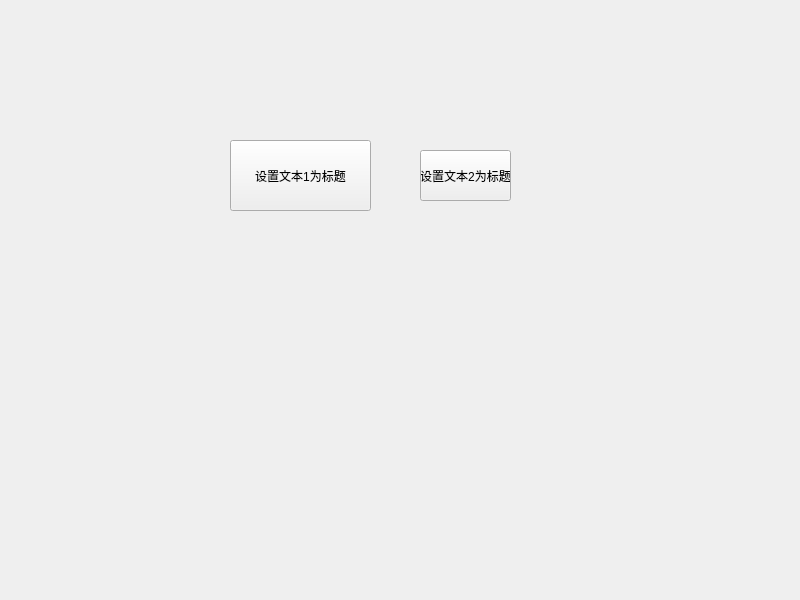
<?xml version="1.0" encoding="UTF-8"?>
<ui version="4.0">
 <class>Widget</class>
 <widget class="QWidget" name="Widget">
  <property name="geometry">
   <rect>
    <x>0</x>
    <y>0</y>
    <width>800</width>
    <height>600</height>
   </rect>
  </property>
  <property name="windowTitle">
   <string>Widget</string>
  </property>
  <widget class="QPushButton" name="pushButton">
   <property name="geometry">
    <rect>
     <x>230</x>
     <y>140</y>
     <width>141</width>
     <height>71</height>
    </rect>
   </property>
   <property name="text">
    <string>设置文本1为标题</string>
   </property>
  </widget>
  <widget class="QPushButton" name="pushButton_2">
   <property name="geometry">
    <rect>
     <x>420</x>
     <y>150</y>
     <width>91</width>
     <height>51</height>
    </rect>
   </property>
   <property name="text">
    <string>设置文本2为标题</string>
   </property>
  </widget>
 </widget>
 <resources/>
 <connections/>
</ui>
